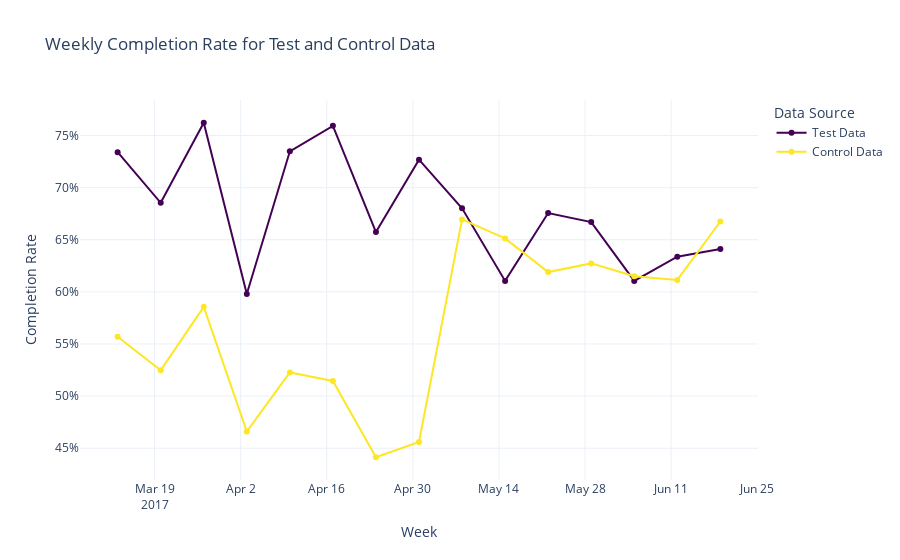

Write notebook code for a chart like this one.
### Code cell
import plotly.graph_objects as go
import pandas as pd
import numpy as np
import matplotlib.pyplot as plt

# Ensure date column is in datetime format
df_final['date'] = pd.to_datetime(df_final['date'])

# Add a 'week' column to the DataFrame
df_final['week'] = df_final['date'].dt.to_period('W').apply(lambda r: r.start_time)

# Calculate weekly completion rate for Test and Control variations
weekly_completion = df_final.groupby(['week', 'variation'])['completion'].mean().unstack()

# Define viridis-like colors for the variations
colors = {
    'Test': 'rgb(68, 1, 84)',       # Purple
    'Control': 'rgb(253, 231, 37)'  # Yellow
}

# Create a line+scatter plot
fig = go.Figure()

# Line+scatter for test data
fig.add_trace(go.Scatter(
    x=weekly_completion.index,
    y=weekly_completion['Test'],
    mode='lines+markers',
    name='Test Data',
    line=dict(shape='linear', color=colors['Test'])
))

# Line+scatter for control data
fig.add_trace(go.Scatter(
    x=weekly_completion.index,
    y=weekly_completion['Control'],
    mode='lines+markers',
    name='Control Data',
    line=dict(shape='linear', color=colors['Control'])
))

# Update layout
fig.update_layout(
    title='Weekly Completion Rate for Test and Control Data',
    xaxis_title='Week',
    yaxis_title='Completion Rate',
    yaxis_tickformat=',.0%',
    legend_title_text='Data Source',
    template='plotly_white'
)

# Show the plot
fig.show()

### Figure 1 — Plotly figure (JSON) as saved in the notebook; plotly's stock layout.template omitted (floating-point values rounded to 4 significant figures)
{"data": [{"line": {"color": "rgb(68, 1, 84)", "shape": "linear"}, "mode": "lines+markers", "name": "Test Data", "type": "scatter", "x": ["2017-03-13T00:00:00", "2017-03-20T00:00:00", "2017-03-27T00:00:00", "2017-04-03T00:00:00", "2017-04-10T00:00:00", "2017-04-17T00:00:00", "2017-04-24T00:00:00", "2017-05-01T00:00:00", "2017-05-08T00:00:00", "2017-05-15T00:00:00", "2017-05-22T00:00:00", "2017-05-29T00:00:00", "2017-06-05T00:00:00", "2017-06-12T00:00:00", "2017-06-19T00:00:00"], "y": [0.734, 0.6854, 0.7622, 0.5979, 0.7349, 0.7593, 0.6574, 0.7268, 0.6802, 0.6105, 0.6756, 0.667, 0.6105, 0.6337, 0.6411]}, {"line": {"color": "rgb(253, 231, 37)", "shape": "linear"}, "mode": "lines+markers", "name": "Control Data", "type": "scatter", "x": ["2017-03-13T00:00:00", "2017-03-20T00:00:00", "2017-03-27T00:00:00", "2017-04-03T00:00:00", "2017-04-10T00:00:00", "2017-04-17T00:00:00", "2017-04-24T00:00:00", "2017-05-01T00:00:00", "2017-05-08T00:00:00", "2017-05-15T00:00:00", "2017-05-22T00:00:00", "2017-05-29T00:00:00", "2017-06-05T00:00:00", "2017-06-12T00:00:00", "2017-06-19T00:00:00"], "y": [0.5569, 0.5248, 0.5857, 0.466, 0.5227, 0.5146, 0.4413, 0.4559, 0.6695, 0.6512, 0.619, 0.6273, 0.615, 0.6114, 0.6675]}], "layout": {"legend": {"title": {"text": "Data Source"}}, "title": {"text": "Weekly Completion Rate for Test and Control Data"}, "xaxis": {"title": {"text": "Week"}}, "yaxis": {"tickformat": ",.0%", "title": {"text": "Completion Rate"}}}}
